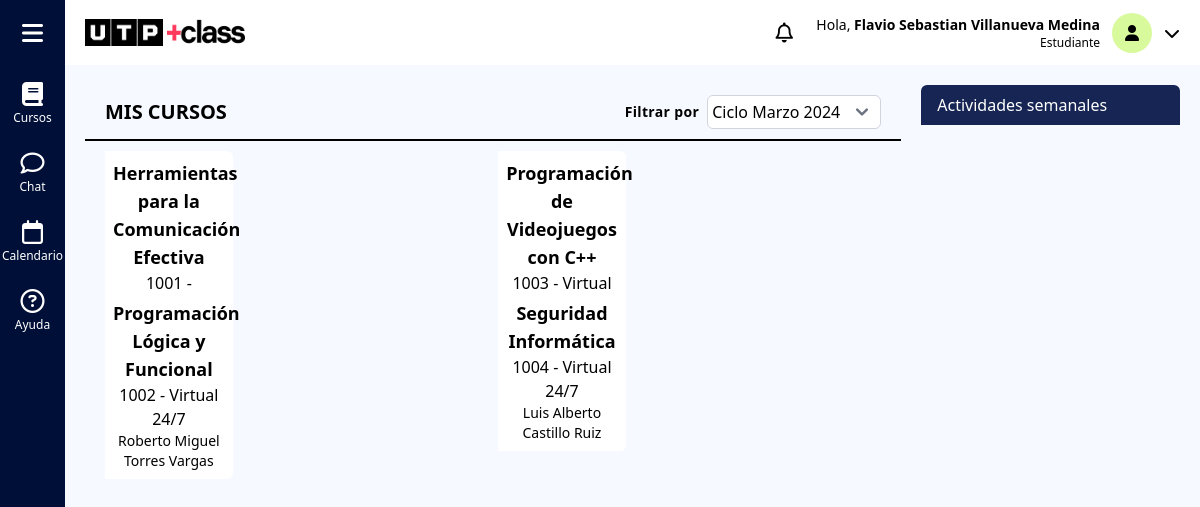
The app's page /courses.php (signed in) with its own data.
### tables this page shows
CREATE TABLE courses (
    course_id INT AUTO_INCREMENT PRIMARY KEY,
    course_name VARCHAR(100),
    professor_id VARCHAR(10),
    modality ENUM('Presencial', 'Virtual 24/7', 'Asincrónica'),
    FOREIGN KEY (professor_id) REFERENCES professors(professor_id)
) AUTO_INCREMENT = 1001;

CREATE TABLE professors (
    professor_id VARCHAR(10) PRIMARY KEY,
    name VARCHAR(100),
    email VARCHAR(100) UNIQUE,
    password VARCHAR(255)
);

### dao/utp_group_dao.php (called while the page is built, shortened)
<?php
include "util/connection.php";
class utp_group_dao
{
    function ObtenerCursosEstudiantePorId($student_id_c)
    {
        $cn = new connection();
        $sql = "CALL ObtenerCursosEstudiantePorId('$student_id_c')";
        $res = mysqli_query($cn->conecta(), $sql) or die(mysqli_error($cn->conecta()));
        $cursos = array();
        while ($fila = mysqli_fetch_assoc($res)) {
            $cursos[] = $fila;
        }
        return $cursos;
    }
}
?>

### util/connection.php (called while the page is built, shortened)
<?php
class connection
{
    private $cn = null;
    function conecta()
    {
        if ($this->cn == null) {
            $this->cn = mysqli_connect("localhost", "root", "", "utp_group");
        }
        return $this->cn;
    }
}

### courses.php (the view, shortened to what this page needs)
<?php
include_once 'dao/utp_group_dao.php';
include_once 'util/connection.php';
if (isset($_SESSION['student_id'])) {
    $student_id = $_SESSION['student_id'];
    $obj = new utp_group_dao();
    $cursos = $obj->ObtenerCursosEstudiantePorId($student_id);
} else {
    header("Location: login.php");
    exit();
}
?>
<!DOCTYPE html>
<html lang="es">
<head>
    <script src="https://cdn.tailwindcss.com"></script>
    <link rel="stylesheet" href="https://cdnjs.cloudflare.com/ajax/libs/font-awesome/6.5.2/css/all.min.css" />
    <link href="https://cdnjs.cloudflare.com/ajax/libs/flowbite/2.3.0/flowbite.min.css" rel="stylesheet" />
</head>
<body class="bg-[#f6f9ff] h-screen">
    <main class="flex h-full">
        <aside class="bg-[#000f37] flex flex-col gap-y-1 w-[65px] h-full">
            <div class="p-1 flex flex-col items-center justify-center w-[65px] h-[65px]">
                <i class="fa-solid fa-bars text-2xl text-white"></i>
            </div>
            <div class="p-1 flex flex-col items-center justify-center w-[65px] h-[65px]">
                <i class="fa-solid fa-book text-2xl text-white"></i>
                <p class="text-white text-xs">Cursos</p>
            </div>
            <div class="p-1 flex flex-col items-center justify-center w-[65px] h-[65px]">
                <i class="fa-regular fa-comment text-2xl text-white"></i>
                <p class="text-white text-xs">Chat</p>
            </div>
            <div class="p-1 flex flex-col items-center justify-center w-[65px] h-[65px]">
                <i class="fa-regular fa-calendar text-2xl text-white"></i>
                <p class="text-white text-xs">Calendario</p>
            </div>
            <div class="p-1 flex flex-col items-center justify-center w-[65px] h-[65px]">
                <i class="fa-regular fa-circle-question text-2xl text-white"></i>
                <p class="text-white text-xs">Ayuda</p>
            </div>
        </aside>
        <div class="flex-1">
            <header class="bg-white flex items-center justify-between px-5 h-[65px] w-full">
                <img src="images/logo/logo-pao-class.png" class="w-40" alt="">
                <div class="flex items-center justify-center gap-x-3">
                    <button class="flex items-center justify-center rounded-full p-2 w-[40px] h-[40px] hover:bg-blue-950 hover:text-white transition-all">
                        <i class="fa-regular fa-bell text-xl"></i>
                    </button>
                    <div class="flex flex-col items-end">
                        <p class="text-sm">Hola, <strong><?php echo htmlspecialchars($_SESSION['student_data']['name']); ?></strong></p>
                        <p class="text-xs">Estudiante</p>
                    </div>
                    <div class="flex items-center justify-center rounded-full bg-lime-200 p-2 w-[40px] h-[40px]">
                        <i class="fa-solid fa-user"></i>
                    </div>
                    <div class="relative">
                        <button id="dropdownButton" class="flex items-center justify-center">
                            <i class="fa-solid fa-chevron-down"></i>
                        </button>
                    </div>
                </div>
            </header>
            <div>
                <div class="grid grid-cols-4 p-5 gap-x-5">
                    <div class="col-span-3 flex flex-col divide-y-2 divide-black">
                        <div class="flex items-center justify-between px-5 py-2.5">
                            <h3 class="font-bold text-xl">MIS CURSOS</h3>
                            <div class="flex justify-center items-center gap-x-2">
                                <h5 class="text-sm tracking-wide font-semibold">Filtrar por</h5>
                                <select class="p-1 rounded-md border-gray-300" name="" id="">
                                    <option value="1">Ciclo Marzo 2024</option>
                                </select>
                            </div>
                        </div>
                        <div class="px-5 py-2.5 grid grid-cols-2 gap-2.5">
                            <?php
                            foreach ($cursos as $curso) {
                            ?>
                                <form action="students.php" method="post" class="col-span-1 grid grid-cols-3 h-[130px]">
                                    <button type="submit" class="w-full">
                                        <div class="col-span-2 bg-white flex flex-col justify-between p-2 rounded-r-md">
                                            <div class="flex flex-col">
                                                <h5 class="font-bold text-lg"><?php echo htmlspecialchars($curso['course_name']); ?></h5>
                                                <p><?php echo htmlspecialchars($curso['course_id']); ?> - <?php echo htmlspecialchars($curso['modality']); ?></p>
                                            </div>
                                            <p class="text-sm"><?php echo htmlspecialchars($curso['name']); ?></p>
                                        </div>
                                    </button>
                                </form>
                            <?php
                            }
                            ?>
                        </div>
                    </div>
                    <div class="col-span-1 flex flex-col">
                        <div class="rounded-t-md px-4 py-2 bg-blue-950">
                            <h3 class="text-white">Actividades semanales</h3>
                        </div>
                    </div>
                </div>
            </div>
        </div>
    </main>
</body>
</html>

### records on screen
courses: course_name "Herramientas para la Comunicación Efectiva", course_id "1001"
courses: course_name "Programación de Videojuegos con C++", course_id "1003", modality "Virtual…"
courses: course_name "Programación Lógica y Funcional", course_id "1002", modality "Virtual 24/7", professor.name "Roberto Miguel Torres Vargas"
courses: course_name "Seguridad Informática", course_id "1004", modality "Virtual 24/7", professor.name "Luis Alberto Castillo Ruiz"

### other values on screen
$_SESSION['student_data']['name'] "Flavio Sebastian Villanueva Medina"
